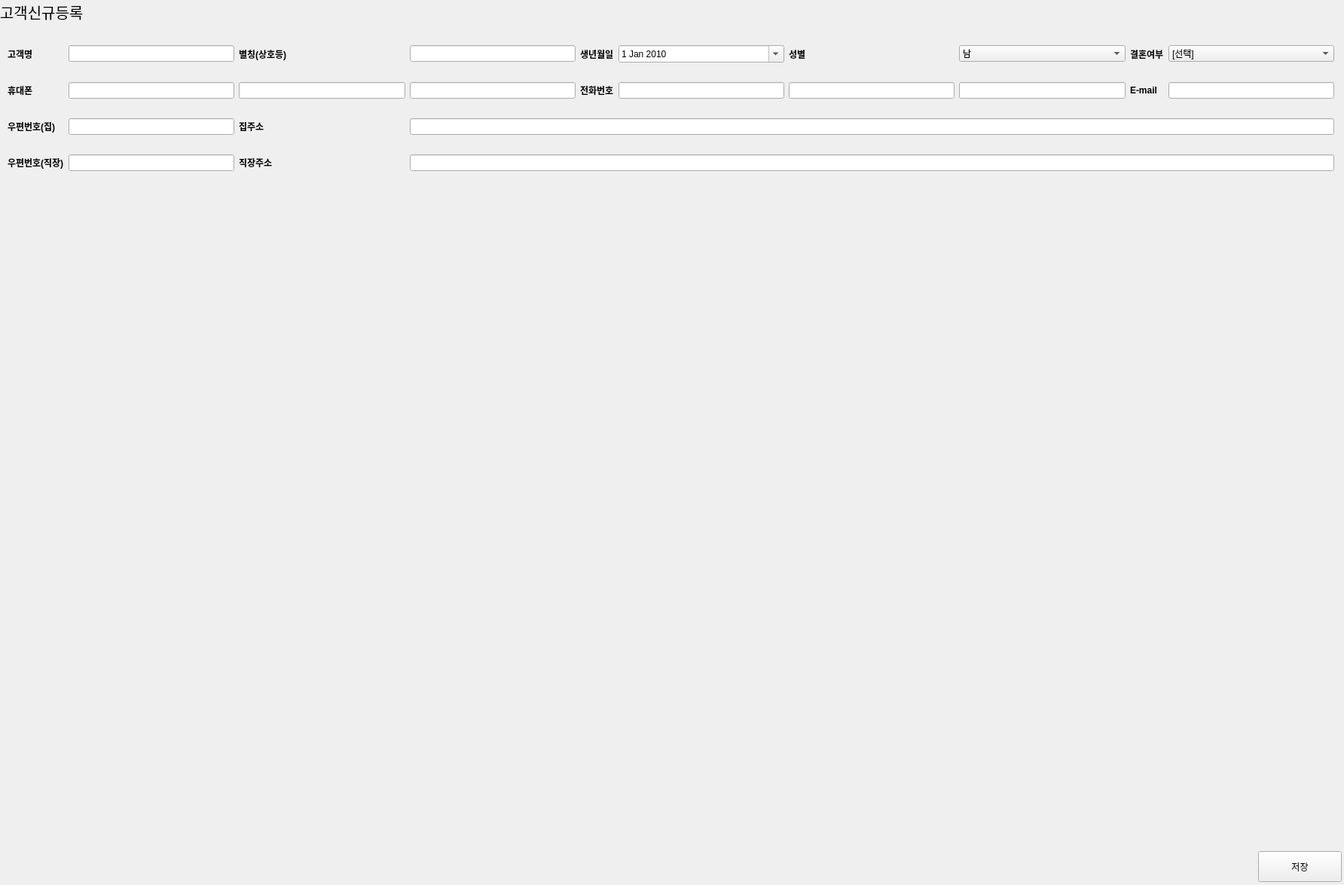
<?xml version="1.0" encoding="UTF-8"?>
<ui version="4.0">
 <class>MainWindow</class>
 <widget class="QMainWindow" name="MainWindow">
  <property name="geometry">
   <rect>
    <x>0</x>
    <y>0</y>
    <width>1784</width>
    <height>1175</height>
   </rect>
  </property>
  <property name="mouseTracking">
   <bool>false</bool>
  </property>
  <property name="focusPolicy">
   <enum>Qt::TabFocus</enum>
  </property>
  <property name="windowTitle">
   <string>MainWindow</string>
  </property>
  <property name="autoFillBackground">
   <bool>true</bool>
  </property>
  <widget class="QWidget" name="centralwidget">
   <widget class="QLabel" name="title">
    <property name="geometry">
     <rect>
      <x>0</x>
      <y>0</y>
      <width>151</width>
      <height>31</height>
     </rect>
    </property>
    <property name="font">
     <font>
      <pointsize>15</pointsize>
     </font>
    </property>
    <property name="text">
     <string>고객신규등록</string>
    </property>
   </widget>
   <widget class="QPushButton" name="saveButton">
    <property name="geometry">
     <rect>
      <x>1670</x>
      <y>1130</y>
      <width>111</width>
      <height>41</height>
     </rect>
    </property>
    <property name="text">
     <string>저장</string>
    </property>
   </widget>
   <widget class="QWidget" name="gridLayoutWidget">
    <property name="geometry">
     <rect>
      <x>10</x>
      <y>40</y>
      <width>1761</width>
      <height>211</height>
     </rect>
    </property>
    <layout class="QGridLayout" name="gridLayout">
     <item row="1" column="7">
      <widget class="QLineEdit" name="lineEdit_4"/>
     </item>
     <item row="0" column="3">
      <widget class="QLineEdit" name="LineEdit_2"/>
     </item>
     <item row="0" column="5">
      <widget class="QDateEdit" name="DateEdit">
       <property name="focusPolicy">
        <enum>Qt::NoFocus</enum>
       </property>
       <property name="autoFillBackground">
        <bool>false</bool>
       </property>
       <property name="buttonSymbols">
        <enum>QAbstractSpinBox::NoButtons</enum>
       </property>
       <property name="accelerated">
        <bool>false</bool>
       </property>
       <property name="correctionMode">
        <enum>QAbstractSpinBox::CorrectToPreviousValue</enum>
       </property>
       <property name="calendarPopup">
        <bool>true</bool>
       </property>
       <property name="date">
        <date>
         <year>2010</year>
         <month>1</month>
         <day>1</day>
        </date>
       </property>
      </widget>
     </item>
     <item row="0" column="8">
      <widget class="QLabel" name="customerMarried">
       <property name="font">
        <font>
         <pointsize>9</pointsize>
         <weight>75</weight>
         <bold>true</bold>
        </font>
       </property>
       <property name="mouseTracking">
        <bool>true</bool>
       </property>
       <property name="text">
        <string>결혼여부</string>
       </property>
      </widget>
     </item>
     <item row="1" column="0">
      <widget class="QLabel" name="customerMobile">
       <property name="font">
        <font>
         <pointsize>9</pointsize>
         <weight>75</weight>
         <bold>true</bold>
        </font>
       </property>
       <property name="mouseTracking">
        <bool>true</bool>
       </property>
       <property name="text">
        <string>휴대폰</string>
       </property>
      </widget>
     </item>
     <item row="2" column="0">
      <widget class="QLabel" name="customeHomePostalCode">
       <property name="font">
        <font>
         <pointsize>9</pointsize>
         <weight>75</weight>
         <bold>true</bold>
        </font>
       </property>
       <property name="mouseTracking">
        <bool>true</bool>
       </property>
       <property name="text">
        <string>우편번호(집)</string>
       </property>
      </widget>
     </item>
     <item row="1" column="6">
      <widget class="QLineEdit" name="lineEdit_3"/>
     </item>
     <item row="1" column="5">
      <widget class="QLineEdit" name="LineEdit_5"/>
     </item>
     <item row="0" column="1">
      <widget class="QLineEdit" name="LineEdit"/>
     </item>
     <item row="0" column="7">
      <widget class="QComboBox" name="ComboBox">
       <item>
        <property name="text">
         <string>남</string>
        </property>
       </item>
       <item>
        <property name="text">
         <string>여</string>
        </property>
       </item>
      </widget>
     </item>
     <item row="1" column="3">
      <widget class="QLineEdit" name="lineEdit_2"/>
     </item>
     <item row="3" column="1">
      <widget class="QLineEdit" name="LineEdit_9"/>
     </item>
     <item row="2" column="1">
      <widget class="QLineEdit" name="LineEdit_6"/>
     </item>
     <item row="1" column="2">
      <widget class="QLineEdit" name="lineEdit"/>
     </item>
     <item row="0" column="2">
      <widget class="QLabel" name="customerNickname">
       <property name="font">
        <font>
         <pointsize>9</pointsize>
         <weight>75</weight>
         <bold>true</bold>
        </font>
       </property>
       <property name="mouseTracking">
        <bool>true</bool>
       </property>
       <property name="text">
        <string>별칭(상호등)</string>
       </property>
      </widget>
     </item>
     <item row="0" column="6">
      <widget class="QLabel" name="customerGender">
       <property name="font">
        <font>
         <pointsize>9</pointsize>
         <weight>75</weight>
         <bold>true</bold>
        </font>
       </property>
       <property name="mouseTracking">
        <bool>true</bool>
       </property>
       <property name="text">
        <string>성별</string>
       </property>
      </widget>
     </item>
     <item row="1" column="8">
      <widget class="QLabel" name="customerEmail">
       <property name="font">
        <font>
         <pointsize>9</pointsize>
         <weight>75</weight>
         <bold>true</bold>
        </font>
       </property>
       <property name="mouseTracking">
        <bool>true</bool>
       </property>
       <property name="text">
        <string>E-mail</string>
       </property>
      </widget>
     </item>
     <item row="0" column="4">
      <widget class="QLabel" name="customerBD">
       <property name="font">
        <font>
         <pointsize>9</pointsize>
         <weight>75</weight>
         <bold>true</bold>
        </font>
       </property>
       <property name="mouseTracking">
        <bool>true</bool>
       </property>
       <property name="text">
        <string>생년월일</string>
       </property>
      </widget>
     </item>
     <item row="3" column="0">
      <widget class="QLabel" name="customerCompanyPostalCode">
       <property name="font">
        <font>
         <pointsize>9</pointsize>
         <weight>75</weight>
         <bold>true</bold>
        </font>
       </property>
       <property name="mouseTracking">
        <bool>true</bool>
       </property>
       <property name="text">
        <string>우편번호(직장)</string>
       </property>
      </widget>
     </item>
     <item row="1" column="1">
      <widget class="QLineEdit" name="LineEdit_4"/>
     </item>
     <item row="0" column="0">
      <widget class="QLabel" name="customerName">
       <property name="font">
        <font>
         <pointsize>9</pointsize>
         <weight>75</weight>
         <bold>true</bold>
        </font>
       </property>
       <property name="mouseTracking">
        <bool>true</bool>
       </property>
       <property name="text">
        <string>고객명</string>
       </property>
      </widget>
     </item>
     <item row="1" column="4">
      <widget class="QLabel" name="customerPhone">
       <property name="font">
        <font>
         <pointsize>9</pointsize>
         <weight>75</weight>
         <bold>true</bold>
        </font>
       </property>
       <property name="mouseTracking">
        <bool>true</bool>
       </property>
       <property name="text">
        <string>전화번호</string>
       </property>
      </widget>
     </item>
     <item row="1" column="9">
      <widget class="QLineEdit" name="eMailLineEdit"/>
     </item>
     <item row="3" column="2">
      <widget class="QLabel" name="customerCompanyAdress">
       <property name="font">
        <font>
         <pointsize>9</pointsize>
         <weight>75</weight>
         <bold>true</bold>
        </font>
       </property>
       <property name="mouseTracking">
        <bool>true</bool>
       </property>
       <property name="text">
        <string>직장주소</string>
       </property>
      </widget>
     </item>
     <item row="2" column="2">
      <widget class="QLabel" name="customerHomeAdress">
       <property name="font">
        <font>
         <pointsize>9</pointsize>
         <weight>75</weight>
         <bold>true</bold>
        </font>
       </property>
       <property name="mouseTracking">
        <bool>true</bool>
       </property>
       <property name="text">
        <string>집주소</string>
       </property>
      </widget>
     </item>
     <item row="2" column="3" colspan="7">
      <widget class="QLineEdit" name="LineEdit_8"/>
     </item>
     <item row="3" column="3" colspan="7">
      <widget class="QLineEdit" name="LineEdit_7"/>
     </item>
     <item row="0" column="9">
      <widget class="QComboBox" name="comboBox">
       <item>
        <property name="text">
         <string>[선택]</string>
        </property>
       </item>
       <item>
        <property name="text">
         <string>기혼</string>
        </property>
       </item>
       <item>
        <property name="text">
         <string>미혼</string>
        </property>
       </item>
       <item>
        <property name="text">
         <string>동거</string>
        </property>
       </item>
       <item>
        <property name="text">
         <string>별거</string>
        </property>
       </item>
       <item>
        <property name="text">
         <string>이혼</string>
        </property>
       </item>
       <item>
        <property name="text">
         <string>사별</string>
        </property>
       </item>
      </widget>
     </item>
    </layout>
   </widget>
  </widget>
 </widget>
 <resources/>
 <connections/>
</ui>
